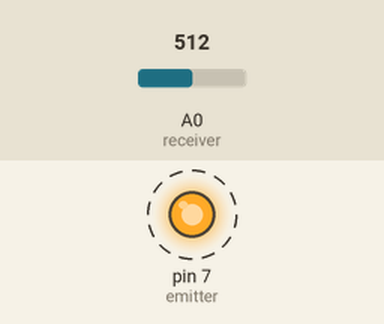
This sketch was run on a simulated Arduino Uno, built with avr-gcc and run on an emulated ATmega328P. On the bench: output pins drawn as LEDs (lit = HIGH). Dashed ring = blinking. The test bench sets the inputs (shaded band); at power-on: A0 (receiver) = 512. What the sketch prints to the serial monitor is not drawn.

Above: at 0.2 s.
Timing chart, 0 to 5.8 s (numbered marks = the images above):
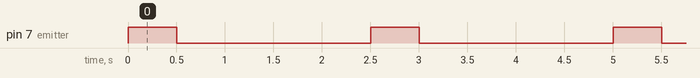

The sketch:

SensorTest_Pooling.ino
```cpp
int receiver = 0;               // IR photodiode on analog pin A0
int emitter = 7;            // IR emitter LED on digital pin 2

void setup()
{
  Serial.begin(9600);         // initializing Serial monitor
  pinMode(emitter,OUTPUT);  // IR emitter LED on digital pin 7
}

void loop()
{
  Serial.print("enviromental light lecture\t");
  Serial.println(leer());
  digitalWrite(emitter,HIGH);// setup IR LED as on
  delay(500);
  int val = leer();
  Serial.print("With IR on lecture\t");
  Serial.println(val);
  digitalWrite(emitter,LOW);
  delay(2000);
}

int leer(void)
{
  int lec = 0;
  for(int i =0; i< 10 ; i++)
  {
    lec += analogRead(receiver);
  }
  //devuelvo un promedio de 5 lecturas realizadas
  return lec/10;
}
```

Measured:
- by itself, pin 7 (emitter): alternates HIGH for 0.50 s and LOW for 2.0 s
